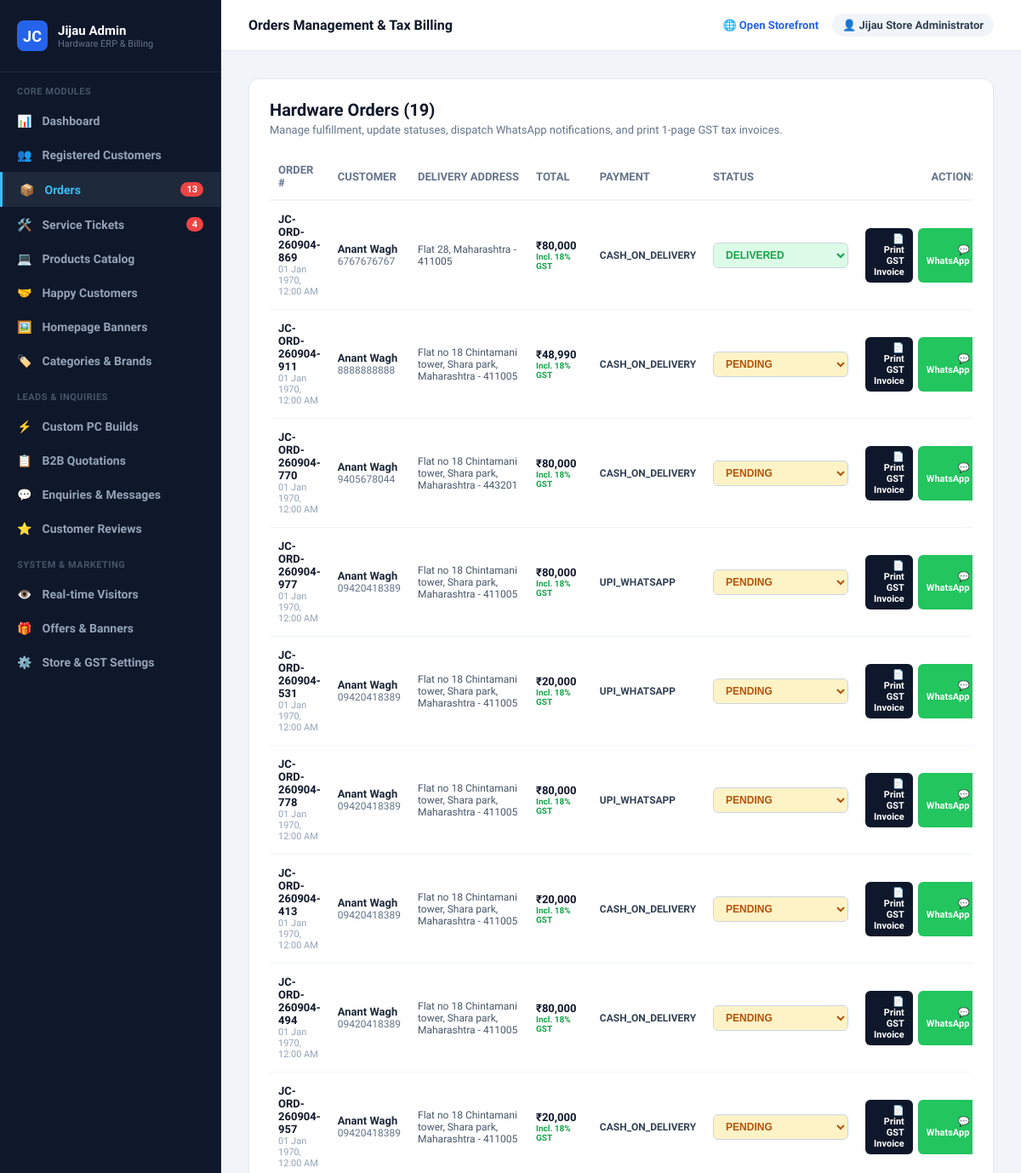
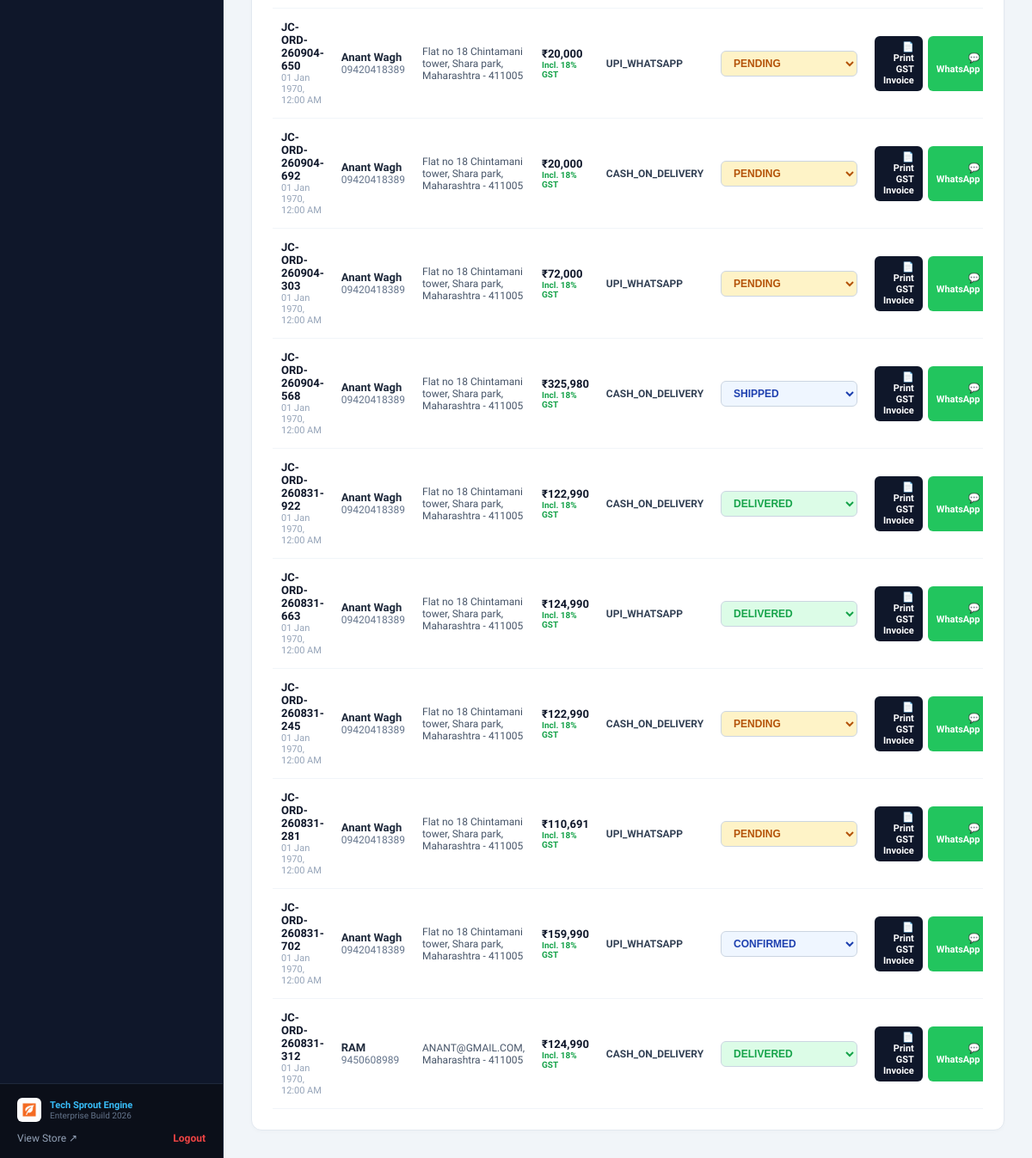
/php-jijaucomputers/admin/orders.php (signed in), run on the app's committed database (2 pictures, top to bottom).
### tables this page shows
CREATE TABLE "Order" (
    "id" TEXT NOT NULL PRIMARY KEY,
    "orderNumber" TEXT NOT NULL,
    "userId" TEXT,
    "customerName" TEXT NOT NULL,
    "phone" TEXT NOT NULL,
    "email" TEXT,
    "address" TEXT NOT NULL,
    "city" TEXT NOT NULL,
    "pincode" TEXT NOT NULL,
    "notes" TEXT,
    "subtotal" REAL NOT NULL,
    "discount" REAL NOT NULL DEFAULT 0,
    "tax" REAL NOT NULL DEFAULT 0,
    "total" REAL NOT NULL,
    "paymentMode" TEXT NOT NULL DEFAULT 'CASH_ON_DELIVERY',
    "status" TEXT NOT NULL DEFAULT 'PENDING',
    "createdAt" DATETIME NOT NULL DEFAULT CURRENT_TIMESTAMP,
    "updatedAt" DATETIME NOT NULL,
    CONSTRAINT "Order_userId_fkey" FOREIGN KEY ("userId") REFERENCES "User" ("id") ON DELETE SET NULL ON UPDATE CASCADE
);

### php-jijaucomputers/includes/functions.php (called while the page is built, shortened)
<?php
function formatPrice($amount): string {
    $num = floatval($amount);
    return '₹' . number_format($num, 0, '.', ',');
}

### php-jijaucomputers/admin/orders.php (the view, shortened to what this page needs)
<?php
require_once __DIR__ . '/includes/header.php';
require_once __DIR__ . '/includes/sidebar.php';
$db = getDB();
$orders = $db->query('SELECT * FROM "Order" ORDER BY createdAt DESC')->fetchAll();
?>
<div>
  <div style="background: white; border-radius: 12px; border: 1px solid #e2e8f0; padding: 24px; box-shadow: 0 2px 4px rgba(0,0,0,0.02);">
    <div style="display: flex; justify-content: space-between; align-items: center; margin-bottom: 20px;">
      <div>
        <h2 style="font-size: 20px; font-weight: 800; color: #0f172a; margin: 0 0 4px;">Hardware Orders (<?= count($orders) ?>)</h2>
        <p style="color: #64748b; font-size: 13px; margin: 0;">Manage fulfillment, update statuses, dispatch WhatsApp notifications, and print 1-page GST tax invoices.</p>
      </div>
    </div>
    <div style="overflow-x: auto;">
      <table style="width: 100%; border-collapse: collapse; font-size: 13px; text-align: left;">
        <thead>
          <tr style="border-bottom: 2px solid #f1f5f9; color: #64748b;">
            <th style="padding: 12px 10px;">ORDER #</th>
            <th style="padding: 12px 10px;">CUSTOMER</th>
            <th style="padding: 12px 10px;">DELIVERY ADDRESS</th>
            <th style="padding: 12px 10px;">TOTAL</th>
            <th style="padding: 12px 10px;">PAYMENT</th>
            <th style="padding: 12px 10px;">STATUS</th>
            <th style="padding: 12px 10px; text-align: right;">ACTIONS</th>
          </tr>
        </thead>
        <tbody>
          <?php if (empty($orders)): ?>
            <tr><td colspan="7" style="padding: 32px; text-align: center; color: #94a3b8;">No customer orders placed yet.</td></tr>
          <?php else: ?>
            <?php foreach ($orders as $ord):
              $cleanPhone = preg_replace('/[^0-9]/', '', $ord['phone']);
              if (strlen($cleanPhone) === 10) $cleanPhone = '91' . $cleanPhone;
              $waMsg = "Hello {$ord['customerName']}, your Jijau Computers Order #{$ord['orderNumber']} (Total " . formatPrice($ord['total']) . ") is currently: {$ord['status']}. Track live at: http://localhost:8000/track-service.php?ticket={$ord['orderNumber']}";
              $waLink = "https://wa.me/{$cleanPhone}?text=" . urlencode($waMsg);
            ?>
              <tr style="border-bottom: 1px solid #f1f5f9;">
                <td style="padding: 14px 10px; font-weight: 800; color: #0f172a;">
                  <?= htmlspecialchars($ord['orderNumber']) ?>
                  <div style="font-size: 11px; color: #94a3b8; font-weight: normal;"><?= date('d M Y, h:i A', strtotime($ord['createdAt'])) ?></div>
                </td>
                <td style="padding: 14px 10px;">
                  <div style="font-weight: 700; color: #1e293b;"><?= htmlspecialchars($ord['customerName']) ?></div>
                  <div style="font-size: 12px; color: #64748b;"><?= htmlspecialchars($ord['phone']) ?></div>
                </td>
                <td style="padding: 14px 10px; color: #475569; max-width: 200px; font-size: 12px;">
                  <?= htmlspecialchars($ord['address']) ?>, <?= htmlspecialchars($ord['city']) ?> - <?= htmlspecialchars($ord['pincode']) ?>
                </td>
                <td style="padding: 14px 10px; font-weight: 800; color: #0f172a;">
                  <?= formatPrice($ord['total']) ?>
                  <div style="font-size: 10px; color: #16a34a;">Incl. 18% GST</div>
                </td>
                <td style="padding: 14px 10px; font-size: 12px; font-weight: 600; color: #334155;">
                  <?= htmlspecialchars($ord['paymentMode']) ?>
                </td>
                <td style="padding: 14px 10px;">
                  <form method="POST" action="/admin/orders.php" style="display: inline-block;">
                    <select name="status" onchange="this.form.submit()" style="padding: 6px 10px; border-radius: 6px; font-size: 12px; font-weight: 700; border: 1.5px solid #cbd5e1; outline: none; background: <?= $ord['status'] === 'DELIVERED' ? '#dcfce7; color: #16a34a;' : ($ord['status'] === 'PENDING' ? '#fef3c7; color: #b45309;' : '#eff6ff; color: #1e40af;') ?>">
                      <option value="PENDING" <?= $ord['status'] === 'PENDING' ? 'selected' : '' ?>>PENDING</option>
                      <option value="CONFIRMED" <?= $ord['status'] === 'CONFIRMED' ? 'selected' : '' ?>>CONFIRMED</option>
                      <option value="SHIPPED" <?= $ord['status'] === 'SHIPPED' ? 'selected' : '' ?>>SHIPPED</option>
                      <option value="DELIVERED" <?= $ord['status'] === 'DELIVERED' ? 'selected' : '' ?>>DELIVERED</option>
                    </select>
                  </form>
                </td>
                <td style="padding: 14px 10px; text-align: right;">
                  <div style="display: flex; gap: 6px; justify-content: flex-end;">
                    <a href="/invoice.php?order=<?= urlencode($ord['orderNumber']) ?>&print=true" target="_blank" style="padding: 6px 10px; background: #0f172a; color: white; border-radius: 6px; text-decoration: none; font-weight: 700; font-size: 11px; display: inline-flex; align-items: center; gap: 4px;">
                      <span>📄 Print GST Invoice</span>
                    </a>
                    <a href="<?= $waLink ?>" target="_blank" style="padding: 6px 10px; background: #22c55e; color: white; border-radius: 6px; text-decoration: none; font-weight: 700; font-size: 11px; display: inline-flex; align-items: center; gap: 4px;">
                      <span>💬 WhatsApp</span>
                    </a>
                  </div>
                </td>
              </tr>
            <?php endforeach; ?>
          <?php endif; ?>
        </tbody>
      </table>
    </div>
  </div>
</div>
<?php require_once __DIR__ . '/includes/footer.php'; ?>

### php-jijaucomputers/public/css/style.css (style rules this page uses)
* { box-sizing: border-box; }
html, body { margin: 0; padding: 0; width: 100%; max-width: 100vw; overflow-x: hidden; font-family: 'Plus Jakarta Sans', -apple-system, BlinkMacSystemFont, 'Segoe UI', Roboto, sans-serif; -webkit-font-smoothing: antialiased; }

### php-jijaucomputers/admin/includes/header.php (style rules this page uses)
:root { --admin-bg: #0f172a; --admin-card: #1e293b; --admin-sidebar: #0b0f19; --admin-border: #334155; --admin-accent: #3b82f6; }
body.admin-body { background: #f1f5f9; color: #0f172a; font-family: 'Plus Jakarta Sans', sans-serif; margin: 0; padding: 0; display: flex; min-height: 100vh; }

### data on the page
order: orderNumber "JC-ORD-260904-869", createdAt "01 Jan 1970, 12:00 AM", customerName "Anant Wagh", phone "6767676767", address "Flat 28", city "Maharashtra", pincode "411005", total "₹80,000", paymentMode "CASH_ON_DELIVERY", status "DELIVERED"
order: orderNumber "JC-ORD-260904-911", createdAt "01 Jan 1970, 12:00 AM", customerName "Anant Wagh", phone "8888888888", address "Flat no 18 Chintamani tower, Shara park", city "Maharashtra", pincode "411005", total "₹48,990", paymentMode "CASH_ON_DELIVERY", status "PENDING"
order: orderNumber "JC-ORD-260904-770", createdAt "01 Jan 1970, 12:00 AM", customerName "Anant Wagh", phone "9405678044", address "Flat no 18 Chintamani tower, Shara park", city "Maharashtra", pincode "443201", total "₹80,000", paymentMode "CASH_ON_DELIVERY", status "PENDING"
order: orderNumber "JC-ORD-260904-977", createdAt "01 Jan 1970, 12:00 AM", customerName "Anant Wagh", phone "09420418389", address "Flat no 18 Chintamani tower, Shara park", city "Maharashtra", pincode "411005", total "₹80,000", paymentMode "UPI_WHATSAPP", status "PENDING"
order: orderNumber "JC-ORD-260904-531", createdAt "01 Jan 1970, 12:00 AM", customerName "Anant Wagh", phone "09420418389", address "Flat no 18 Chintamani tower, Shara park", city "Maharashtra", pincode "411005", total "₹20,000", paymentMode "UPI_WHATSAPP", status "PENDING"
order: orderNumber "JC-ORD-260904-778", createdAt "01 Jan 1970, 12:00 AM", customerName "Anant Wagh", phone "09420418389", address "Flat no 18 Chintamani tower, Shara park", city "Maharashtra", pincode "411005", total "₹80,000", paymentMode "UPI_WHATSAPP", status "PENDING"
order: orderNumber "JC-ORD-260904-413", createdAt "01 Jan 1970, 12:00 AM", customerName "Anant Wagh", phone "09420418389", address "Flat no 18 Chintamani tower, Shara park", city "Maharashtra", pincode "411005", total "₹20,000", paymentMode "CASH_ON_DELIVERY", status "PENDING"
order: orderNumber "JC-ORD-260904-494", createdAt "01 Jan 1970, 12:00 AM", customerName "Anant Wagh", phone "09420418389", address "Flat no 18 Chintamani tower, Shara park", city "Maharashtra", pincode "411005", total "₹80,000", paymentMode "CASH_ON_DELIVERY", status "PENDING"
order: orderNumber "JC-ORD-260904-957", createdAt "01 Jan 1970, 12:00 AM", customerName "Anant Wagh", phone "09420418389", address "Flat no 18 Chintamani tower, Shara park", city "Maharashtra", pincode "411005", total "₹20,000", paymentMode "CASH_ON_DELIVERY", status "PENDING"
order: orderNumber "JC-ORD-260904-650", createdAt "01 Jan 1970, 12:00 AM", customerName "Anant Wagh", phone "09420418389", address "Flat no 18 Chintamani tower, Shara park", city "Maharashtra", pincode "411005", total "₹20,000", paymentMode "UPI_WHATSAPP", status "PENDING"
order: orderNumber "JC-ORD-260904-692", createdAt "01 Jan 1970, 12:00 AM", customerName "Anant Wagh", phone "09420418389", address "Flat no 18 Chintamani tower, Shara park", city "Maharashtra", pincode "411005", total "₹20,000", paymentMode "CASH_ON_DELIVERY", status "PENDING"
order: orderNumber "JC-ORD-260904-303", createdAt "01 Jan 1970, 12:00 AM", customerName "Anant Wagh", phone "09420418389", address "Flat no 18 Chintamani tower, Shara park", city "Maharashtra", pincode "411005", total "₹72,000", paymentMode "UPI_WHATSAPP", status "PENDING"
order: orderNumber "JC-ORD-260904-568", createdAt "01 Jan 1970, 12:00 AM", customerName "Anant Wagh", phone "09420418389", address "Flat no 18 Chintamani tower, Shara park", city "Maharashtra", pincode "411005", total "₹325,980", paymentMode "CASH_ON_DELIVERY", status "SHIPPED"
order: orderNumber "JC-ORD-260831-922", createdAt "01 Jan 1970, 12:00 AM", customerName "Anant Wagh", phone "09420418389", address "Flat no 18 Chintamani tower, Shara park", city "Maharashtra", pincode "411005", total "₹122,990", paymentMode "CASH_ON_DELIVERY", status "DELIVERED"
order: orderNumber "JC-ORD-260831-663", createdAt "01 Jan 1970, 12:00 AM", customerName "Anant Wagh", phone "09420418389", address "Flat no 18 Chintamani tower, Shara park", city "Maharashtra", pincode "411005", total "₹124,990", paymentMode "UPI_WHATSAPP", status "DELIVERED"
order: orderNumber "JC-ORD-260831-245", createdAt "01 Jan 1970, 12:00 AM", customerName "Anant Wagh", phone "09420418389", address "Flat no 18 Chintamani tower, Shara park", city "Maharashtra", pincode "411005", total "₹122,990", paymentMode "CASH_ON_DELIVERY", status "PENDING"
order: orderNumber "JC-ORD-260831-281", createdAt "01 Jan 1970, 12:00 AM", customerName "Anant Wagh", phone "09420418389", address "Flat no 18 Chintamani tower, Shara park", city "Maharashtra", pincode "411005", total "₹110,691", paymentMode "UPI_WHATSAPP", status "PENDING"
order: orderNumber "JC-ORD-260831-702", createdAt "01 Jan 1970, 12:00 AM", customerName "Anant Wagh", phone "09420418389", address "Flat no 18 Chintamani tower, Shara park", city "Maharashtra", pincode "411005", total "₹159,990", paymentMode "UPI_WHATSAPP", status "CONFIRMED"
order: orderNumber "JC-ORD-260831-312", createdAt "01 Jan 1970, 12:00 AM", customerName "RAM", phone "9450608989", address "ANANT@GMAIL.COM", city "Maharashtra", pincode "411005", total "₹124,990", paymentMode "CASH_ON_DELIVERY", status "DELIVERED"

### other printed values
$pendingOrdersCount "13"
$activeServiceCount "4"
$pageTitle "Orders Management & Tax Billing"
$adminUser['name'] "Jijau Store Administrator"
count($orders) "19"
